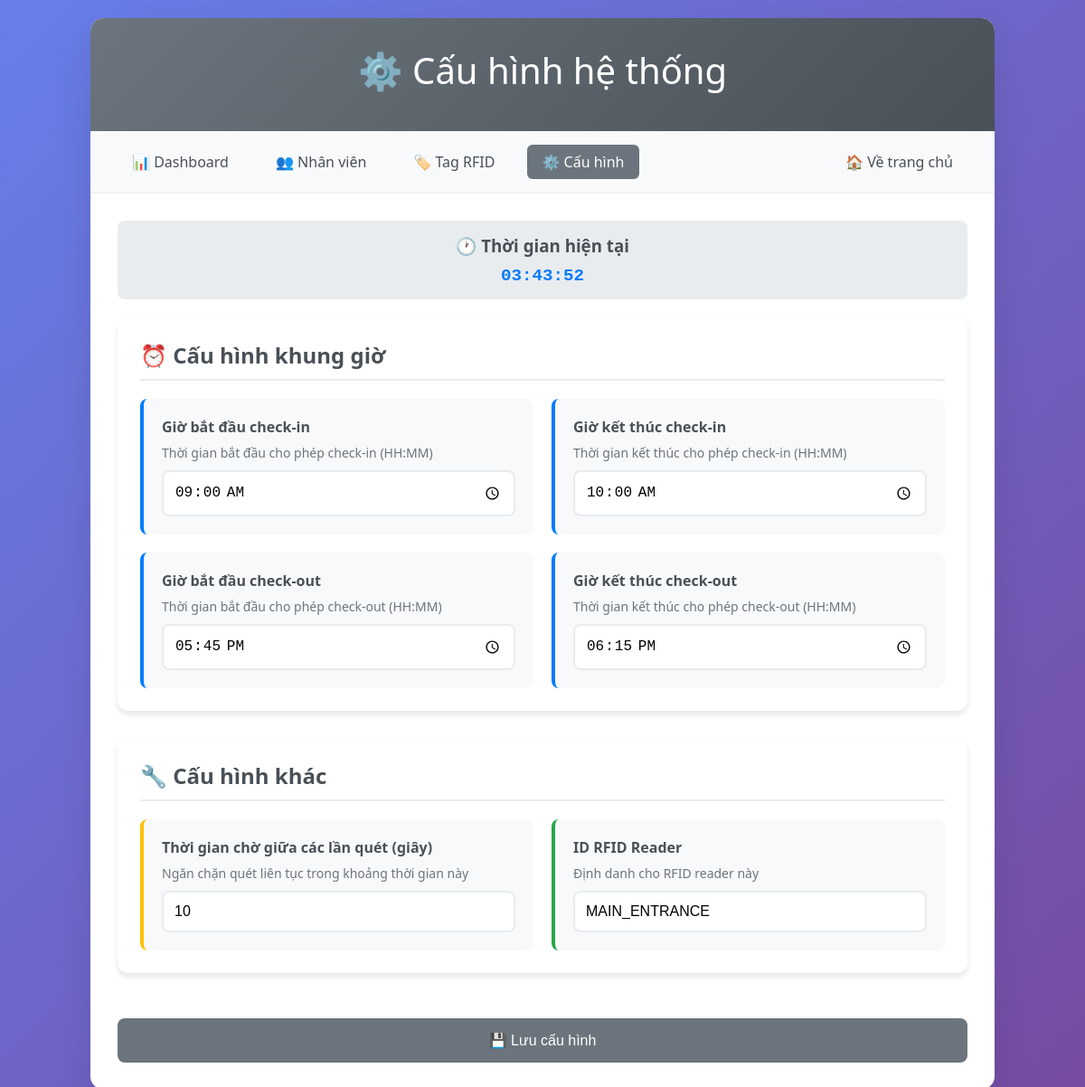
/admin/config, run on the app's committed database.
### tables this page shows
CREATE TABLE system_config (
            id INTEGER PRIMARY KEY AUTOINCREMENT,
            config_key TEXT UNIQUE NOT NULL,
            config_value TEXT NOT NULL,
            description TEXT,
            updated_at TEXT DEFAULT CURRENT_TIMESTAMP
        );

### app.py (the view)
@app.route('/admin/config')
def admin_config():
    config = get_system_config()
    return render_template('admin/config.html', config=config)

### app.py (called while the page is built)
def get_system_config():
    conn = sqlite3.connect('checkins.db')
    configs = conn.execute('SELECT config_key, config_value FROM system_config').fetchall()
    conn.close()
    config_dict = {}
    for key, value in configs:
        config_dict[key] = value
    return config_dict

### templates/admin/config.html (shortened to what this page needs)
<!DOCTYPE html>
<html lang="vi">
  <head>
  </head>
  <body>
    <div class="container">
      <div class="header">
        <h1>⚙️ Cấu hình hệ thống</h1>
      </div>
      <div class="nav">
        <a href="/admin">📊 Dashboard</a>
        <a href="/admin/employees">👥 Nhân viên</a>
        <a href="/admin/tags">🏷️ Tag RFID</a>
        <a href="/admin/config" class="active">⚙️ Cấu hình</a>
        <a href="/" style="margin-left: auto">🏠 Về trang chủ</a>
      </div>
      <div class="content">
        <div class="current-time">
          <h3>🕐 Thời gian hiện tại</h3>
          <div class="time-display" id="currentTime"></div>
        </div>
        <form id="configForm">
          <div class="config-section">
            <h2>⏰ Cấu hình khung giờ</h2>
            <div class="config-grid">
              <div class="config-item time">
                <label class="config-label">Giờ bắt đầu check-in</label>
                <div class="config-description">
                  Thời gian bắt đầu cho phép check-in (HH:MM)
                </div>
                <input
                  type="time"
                  class="config-input"
                  name="checkin_start"
                  value="{{ config.get('checkin_start', '08:45') }}"
                  required
                />
              </div>
              <div class="config-item time">
                <label class="config-label">Giờ kết thúc check-in</label>
                <div class="config-description">
                  Thời gian kết thúc cho phép check-in (HH:MM)
                </div>
                <input
                  type="time"
                  class="config-input"
                  name="checkin_end"
                  value="{{ config.get('checkin_end', '09:15') }}"
                  required
                />
              </div>
              <div class="config-item time">
                <label class="config-label">Giờ bắt đầu check-out</label>
                <div class="config-description">
                  Thời gian bắt đầu cho phép check-out (HH:MM)
                </div>
                <input
                  type="time"
                  class="config-input"
                  name="checkout_start"
                  value="{{ config.get('checkout_start', '17:45') }}"
                  required
                />
              </div>
              <div class="config-item time">
                <label class="config-label">Giờ kết thúc check-out</label>
                <div class="config-description">
                  Thời gian kết thúc cho phép check-out (HH:MM)
                </div>
                <input
                  type="time"
                  class="config-input"
                  name="checkout_end"
                  value="{{ config.get('checkout_end', '18:15') }}"
                  required
                />
              </div>
            </div>
          </div>
          <div class="config-section">
            <h2>🔧 Cấu hình khác</h2>
            <div class="config-grid">
              <div class="config-item cooldown">
                <label class="config-label"
                  >Thời gian chờ giữa các lần quét (giây)</label
                >
                <div class="config-description">
                  Ngăn chặn quét liên tục trong khoảng thời gian này
                </div>
                <input
                  type="number"
                  class="config-input"
                  name="scan_cooldown"
                  value="{{ config.get('scan_cooldown', '10') }}"
                  min="1"
                  max="60"
                  required
                />
              </div>
              <div class="config-item reader">
                <label class="config-label">ID RFID Reader</label>
                <div class="config-description">
                  Định danh cho RFID reader này
                </div>
                <input
                  type="text"
                  class="config-input"
                  name="reader_id"
                  value="{{ config.get('reader_id', 'MAIN_ENTRANCE') }}"
                  required
                />
              </div>
            </div>
          </div>
          <button type="submit" class="save-btn" id="saveBtn">
            💾 Lưu cấu hình
          </button>
        </form>
      </div>
    </div>
  </body>
</html>

### templates/admin/config.html (style rules this page uses)
* { margin: 0; padding: 0; box-sizing: border-box; }
body { font-family: "Segoe UI", Tahoma, Geneva, Verdana, sans-serif; background: linear-gradient(135deg, #667eea 0%, #764ba2 100%); min-height: 100vh; padding: 20px; }
.container { max-width: 1000px; margin: 0 auto; background: white; border-radius: 15px; box-shadow: 0 20px 40px rgba(0, 0, 0, 0.1); overflow: hidden; }
.header { background: linear-gradient(135deg, #6c757d 0%, #495057 100%); color: white; padding: 30px; text-align: center; }
.header h1 { font-size: 2.5em; margin-bottom: 10px; font-weight: 300; }
.nav { background: #f8f9fa; padding: 15px 30px; border-bottom: 1px solid #e9ecef; display: flex; gap: 20px; align-items: center; flex-wrap: wrap; }
.nav a { text-decoration: none; color: #495057; padding: 8px 16px; border-radius: 6px; transition: all 0.3s ease; font-weight: 500; }
.nav a.active { background: #6c757d; color: white; }
.content { padding: 30px; }
.config-section { background: white; border-radius: 12px; padding: 25px; margin-bottom: 30px; box-shadow: 0 4px 6px rgba(0, 0, 0, 0.1); }
.config-section h2 { color: #495057; margin-bottom: 20px; font-size: 1.5em; border-bottom: 2px solid #e9ecef; padding-bottom: 10px; }
.config-grid { display: grid; grid-template-columns: repeat(auto-fit, minmax(300px, 1fr)); gap: 20px; }
.config-item { background: #f8f9fa; padding: 20px; border-radius: 8px; border-left: 4px solid #6c757d; }
.config-item.time { border-left-color: #007bff; }
.config-item.cooldown { border-left-color: #ffc107; }
.config-item.reader { border-left-color: #28a745; }
.config-label { display: block; margin-bottom: 8px; font-weight: 600; color: #495057; }
.config-description { color: #6c757d; font-size: 14px; margin-bottom: 10px; }
.config-input { width: 100%; padding: 12px; border: 2px solid #e9ecef; border-radius: 8px; font-size: 16px; transition: border-color 0.3s ease; }
.save-btn { background: #6c757d; color: white; border: none; padding: 15px 30px; border-radius: 8px; cursor: pointer; font-size: 16px; font-weight: 500; transition: all 0.3s ease; width: 100%; margin-top: 20px; }
.current-time { background: #e9ecef; padding: 15px; border-radius: 8px; text-align: center; margin-bottom: 20px; }
.current-time h3 { color: #495057; margin-bottom: 10px; }
.time-display { font-family: "Courier New", monospace; font-size: 1.2em; color: #007bff; font-weight: bold; }

### data on the page
system_config: checkin_start "09:00"
system_config: checkin_end "10:00"
system_config: checkout_start "17:45"
system_config: checkout_end "18:15"
system_config: scan_cooldown "10"
system_config: reader_id "MAIN_ENTRANCE"
